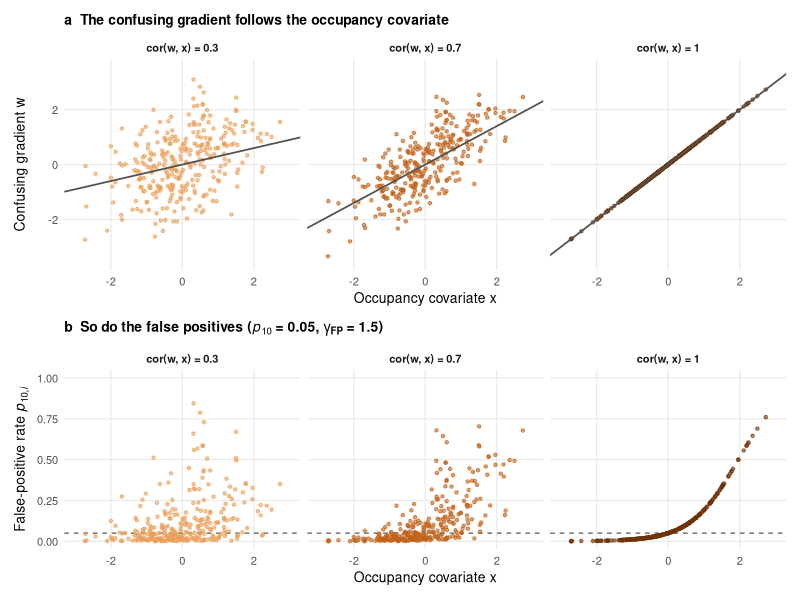
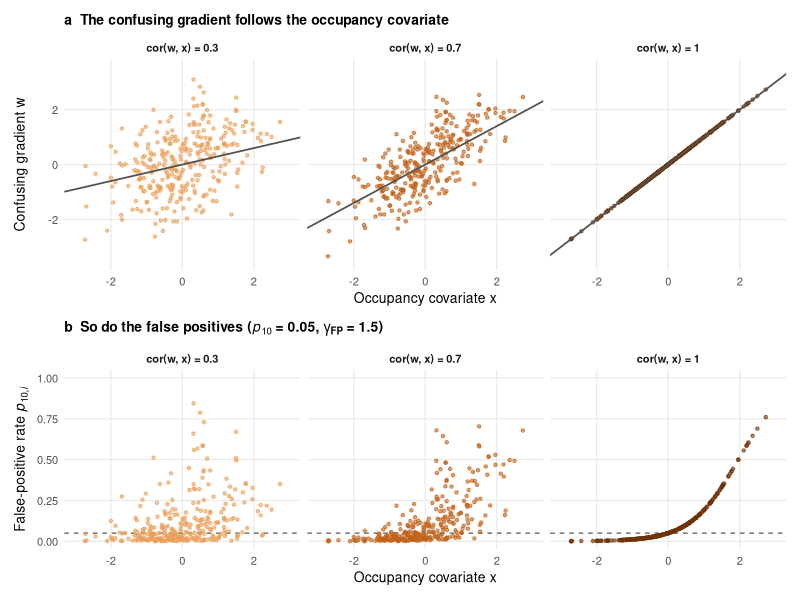

The R script that drew these images, in order:
# =============================================================================
# 15_fig_cor_wx.R
# Figure illustrating cor(w, x), the correlation between the confusing gradient
# w and the occupancy covariate x under structured confusion. One simulated
# landscape of 300 sites, drawn as in simulate_fp():
#   w = rho * x + sqrt(1 - rho^2) * e,   logit(p10_i) = logit(p10) + gamma_FP * w_i
# The same x and e are used in every column, so only rho changes.
#   Row a  w against x, with the expected line w = rho * x.
#   Row b  the site-level false-positive rate p10_i against x (p10 = 0.05,
#          gamma_FP = 1.5): the higher rho, the more the false positives track
#          the occupancy covariate.
# Run with the COMPENDIUM ROOT as the working directory.
# =============================================================================
library(tidyverse)
library(patchwork)

theme_set(theme_minimal(base_size = 10) +
            theme(panel.grid.minor = element_blank(), legend.position = "none",
                  strip.text = element_text(face = "bold"),
                  plot.title = element_text(size = 10, face = "bold")))
ink <- "#52514e"
cor_cols <- c("0.3" = "#e9a15a", "0.7" = "#c0621b", "1" = "#6e3409")

set.seed(2026)
nsite <- 300
x <- as.numeric(scale(rnorm(nsite)))
e <- rnorm(nsite)
p10 <- 0.05; gamma_fp <- 1.5

d <- expand_grid(rho = c(0.3, 0.7, 1), site = seq_len(nsite)) |>
  mutate(x = x[site],
         w = rho * x + sqrt(1 - rho^2) * e[site],
         p10_i = plogis(qlogis(p10) + gamma_fp * w),
         rho_f = factor(rho, c(0.3, 0.7, 1), names(cor_cols)))
lab_rho <- as_labeller(\(r) paste0("cor(w, x) = ", r))

fa <- ggplot(d, aes(x, w, colour = rho_f)) +
  geom_point(size = 0.9, alpha = 0.6) +
  geom_abline(aes(slope = rho, intercept = 0), data = distinct(d, rho, rho_f),
              linewidth = 0.6, colour = ink) +
  facet_wrap(~rho_f, labeller = lab_rho) +
  scale_colour_manual(values = cor_cols) +
  coord_cartesian(xlim = c(-3, 3), ylim = c(-3.5, 3.5)) +
  labs(x = "Occupancy covariate x", y = "Confusing gradient w",
       title = "a  The confusing gradient follows the occupancy covariate")

fb <- ggplot(d, aes(x, p10_i, colour = rho_f)) +
  geom_hline(yintercept = p10, linetype = "dashed", linewidth = 0.4, colour = ink) +
  geom_point(size = 0.9, alpha = 0.6) +
  facet_wrap(~rho_f, labeller = lab_rho) +
  scale_colour_manual(values = cor_cols) +
  scale_y_continuous(breaks = seq(0, 1, 0.25)) +
  coord_cartesian(xlim = c(-3, 3), ylim = c(0, 1)) +
  labs(x = "Occupancy covariate x",
       y = expression("False-positive rate "*italic(p)[paste(10, ",", italic(i))]),
       title = expression(bold("b  So do the false positives ("*italic(p)[10]*" = 0.05, "*gamma[FP]*" = 1.5)")))

fig <- fa / fb + plot_layout(heights = c(1, 0.85))
for (ext in c("png", "pdf"))
  ggsave(file.path("manuscript", "figures", paste0("Fig_cor_wx.", ext)), fig,
         width = 7, height = 5.2, dpi = 300, bg = "white")
